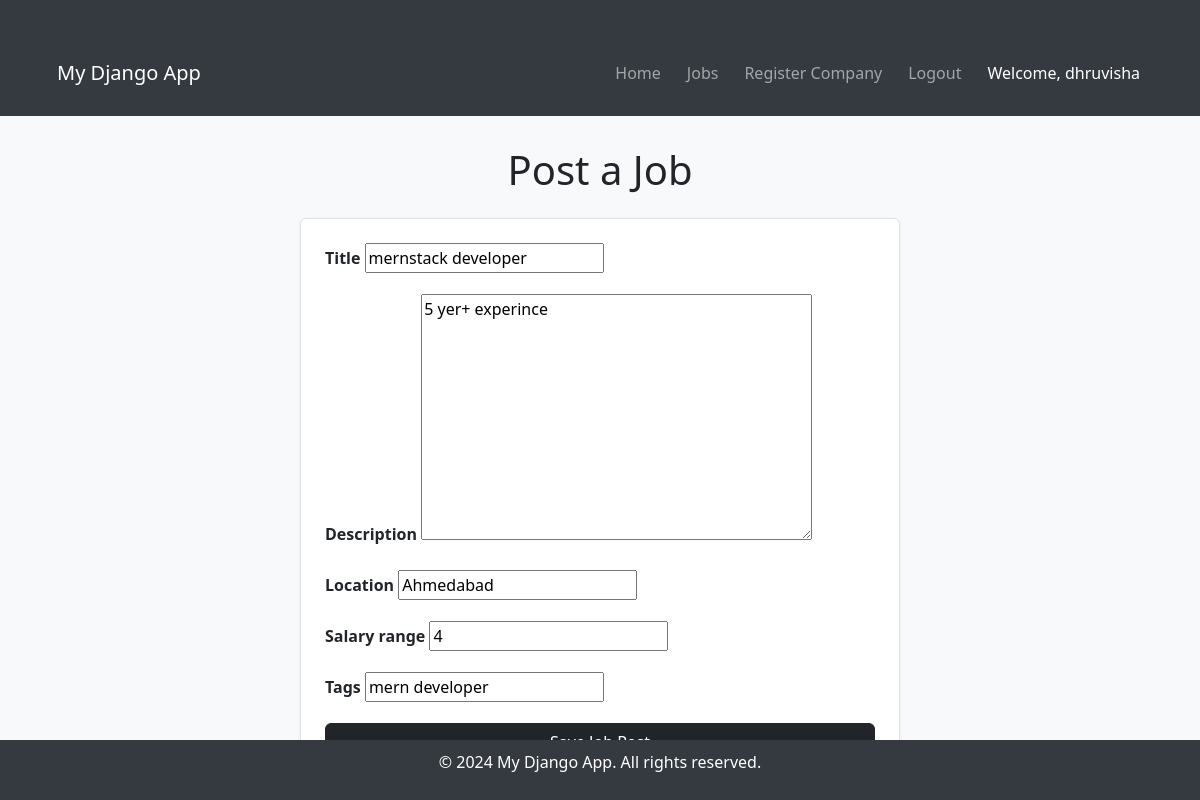
Page /update/4/ (signed in) on the committed database.
### jobs/models.py (models this page shows, shortened)
class JobPost(models.Model):
    company = models.ForeignKey(Company, on_delete=models.CASCADE)
    title = models.CharField(max_length=255)
    description = models.TextField()
    location = models.CharField(max_length=255)
    salary_range = models.CharField(max_length=50)
    tags = models.CharField(max_length=255, blank=True)
    posted_at = models.DateTimeField(auto_now_add=True)

### jobs/views.py (the view)
# urls.py: path('update/<int:job_id>/', views.edit_job, name='edit_job'),
@login_required
def edit_job(request, job_id):
    job = JobPost.objects.get(id=job_id)
    if job.company.user != request.user:
        return redirect('job_list')
    if request.method == 'POST':
        form = JobPostForm(request.POST, instance=job)
        if form.is_valid():
            form.save()
            return redirect('job_list')
    else:
        form = JobPostForm(instance=job)
    return render(request, 'job_post_form.html', {'form': form})

### jobs/forms.py
class JobPostForm(forms.ModelForm):
    class Meta:
        model = JobPost
        fields = ['title', 'description', 'location', 'salary_range', 'tags']

### jobs/templates/job_post_form.html (shortened to what this page needs)
{% extends 'base.html' %}
{% block content %}
<div class="d-flex justify-content-center align-items-center" style="min-height: 80vh;">
    <div class="w-100" style="max-width: 600px;">
        <h1 class="text-center mb-4">Post a Job</h1>
        <form method="post" class="p-4 border rounded bg-white shadow-sm" novalidate>
            {% for field in form %}
                <div class="mb-3">
                    <label for="{{ field.id_for_label }}" class="form-label fw-bold">
                        {{ field.label }}
                    </label>
                    {{ field }}
                </div>
            {% endfor %}
            <button type="submit" class="btn btn-dark w-100">Save Job Post</button>
        </form>
    </div>
</div>
{% endblock %}

### jobs/templates/base.html (shortened to what this page needs)
<!DOCTYPE html>
<html lang="en">
<head>
    {% load static %}
    <link href="https://cdn.jsdelivr.net/npm/bootstrap@5.3.3/dist/css/bootstrap.min.css" rel="stylesheet"
>
</head>
<body>
    <header>
        <div class="container">
            <nav class="navbar navbar-expand-lg navbar-dark">
                <a class="navbar-brand" href="{% url 'home' %}">My Django App</a>
                <div class="collapse navbar-collapse" id="navbarNav">
                    <ul class="navbar-nav ms-auto">
                        {% if user.is_authenticated %}
                            <li class="nav-item"><a class="nav-link" href="{% url 'home' %}">Home</a></li>
                            <li class="nav-item"><a class="nav-link" href="{% url 'job_list' %}">Jobs</a></li>
                            <li class="nav-item"><a class="nav-link" href="{% url 'company_registration' %}">Register Company</a></li>
                            <li class="nav-item"><a class="nav-link" href="{% url 'logout' %}">Logout</a></li>
                            <li class="nav-item">
                                <a class="nav-link text-white" href="{% url 'profile' %}">Welcome, {{ user.username }}</a>
                            </li>
                        {% else %}
                            <li class="nav-item"><a class="nav-link" href="{% url 'home' %}">Home</a></li>
                            <li class="nav-item"><a class="nav-link" href="{% url 'login' %}">Login</a></li>
                            <li class="nav-item"><a class="nav-link" href="{% url 'signup' %}">Sign Up</a></li>
                        {% endif %}
                    </ul>
                </div>
            </nav>
        </div>
    </header>
    <main>
        <div class="container">
            {% block content %}{% endblock %}
        </div>
    </main>
    <footer>
        <p>&copy; 2024 My Django App. All rights reserved.</p>
    </footer>
</body>
</html>

### jobs/templates/base.html (style rules this page uses)
body { background-color: #f8f9fa; }
header { background-color: #343a40; padding: 15px; }
header a { color: white; text-decoration: none; padding: 8px 15px; margin-right: 10px; border-radius: 5px; }
footer { background-color: #343a40; color: white; text-align: center; padding: 10px; position: fixed; width: 100%; bottom: 0; }
.container { margin-top: 30px; }

### rows in the picture
JobPost: form "mernstack developer" "5 yer+ experince" "Ahmedabad" "4" "mern developer"

### other values in the picture
{{ user.username }} "dhruvisha"
{{ field.label }} "Title" "Description" "Location" "Salary range" "Tags"
